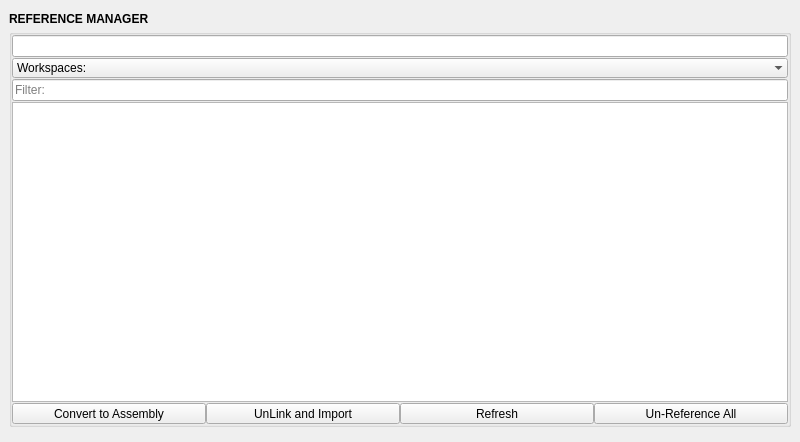
<?xml version="1.0" encoding="UTF-8"?>
<ui version="4.0">
 <class>QtUi</class>
 <widget class="QMainWindow" name="QtUi">
  <property name="enabled">
   <bool>true</bool>
  </property>
  <property name="geometry">
   <rect>
    <x>0</x>
    <y>0</y>
    <width>800</width>
    <height>442</height>
   </rect>
  </property>
  <property name="tabShape">
   <enum>QTabWidget::Triangular</enum>
  </property>
  <property name="dockNestingEnabled">
   <bool>true</bool>
  </property>
  <property name="dockOptions">
   <set>QMainWindow::AllowNestedDocks|QMainWindow::AllowTabbedDocks|QMainWindow::AnimatedDocks|QMainWindow::ForceTabbedDocks</set>
  </property>
  <widget class="QWidget" name="central_widget">
   <property name="minimumSize">
    <size>
     <width>800</width>
     <height>400</height>
    </size>
   </property>
   <layout class="QVBoxLayout" name="verticalLayout_2">
    <item>
     <layout class="QVBoxLayout" name="verticalLayout">
      <property name="spacing">
       <number>0</number>
      </property>
      <item>
       <widget class="Header" name="header">
        <property name="minimumSize">
         <size>
          <width>0</width>
          <height>20</height>
         </size>
        </property>
        <property name="font">
         <font>
          <weight>75</weight>
          <bold>true</bold>
         </font>
        </property>
        <property name="text">
         <string>REFERENCE MANAGER</string>
        </property>
       </widget>
      </item>
      <item>
       <widget class="QGroupBox" name="File">
        <property name="title">
         <string/>
        </property>
        <layout class="QVBoxLayout" name="verticalLayout_3">
         <property name="spacing">
          <number>1</number>
         </property>
         <property name="leftMargin">
          <number>0</number>
         </property>
         <property name="topMargin">
          <number>0</number>
         </property>
         <property name="rightMargin">
          <number>0</number>
         </property>
         <property name="bottomMargin">
          <number>0</number>
         </property>
         <item>
          <widget class="LineEdit" name="txt000"/>
         </item>
         <item>
          <widget class="ComboBox" name="cmb000">
           <property name="minimumSize">
            <size>
             <width>0</width>
             <height>20</height>
            </size>
           </property>
           <property name="maximumSize">
            <size>
             <width>16777215</width>
             <height>20</height>
            </size>
           </property>
           <property name="maxVisibleItems">
            <number>30</number>
           </property>
           <property name="sizeAdjustPolicy">
            <enum>QComboBox::AdjustToContentsOnFirstShow</enum>
           </property>
           <property name="frame">
            <bool>false</bool>
           </property>
           <item>
            <property name="text">
             <string>Workspaces:</string>
            </property>
           </item>
          </widget>
         </item>
         <item>
          <widget class="QLineEdit" name="txt001">
           <property name="toolTip">
            <string>&lt;html&gt;&lt;head/&gt;&lt;body&gt;&lt;p&gt;Enter text to filter the file list.&lt;/p&gt;&lt;p&gt;'text*' matches files starting with 'text', &lt;/p&gt;&lt;p&gt;'*text*' matches files containing 'text', &lt;/p&gt;&lt;p&gt;'*text' matches files ending with 'text', &lt;/p&gt;&lt;p&gt;?text' matches any file with a character followed by 'text'.&lt;/p&gt;&lt;/body&gt;&lt;/html&gt;</string>
           </property>
           <property name="placeholderText">
            <string>Filter:</string>
           </property>
          </widget>
         </item>
         <item>
          <widget class="TableWidget" name="tbl000">
           <property name="minimumSize">
            <size>
             <width>0</width>
             <height>300</height>
            </size>
           </property>
          </widget>
         </item>
         <item>
          <layout class="QGridLayout" name="gridLayout">
           <property name="spacing">
            <number>0</number>
           </property>
           <item row="1" column="4">
            <widget class="QPushButton" name="b002">
             <property name="minimumSize">
              <size>
               <width>0</width>
               <height>21</height>
              </size>
             </property>
             <property name="maximumSize">
              <size>
               <width>16777215</width>
               <height>21</height>
              </size>
             </property>
             <property name="toolTip">
              <string>Remove all referenced objects from the current scene.</string>
             </property>
             <property name="text">
              <string>Un-Reference All</string>
             </property>
            </widget>
           </item>
           <item row="1" column="1">
            <widget class="QPushButton" name="b005">
             <property name="minimumSize">
              <size>
               <width>0</width>
               <height>21</height>
              </size>
             </property>
             <property name="maximumSize">
              <size>
               <width>16777215</width>
               <height>21</height>
              </size>
             </property>
             <property name="toolTip">
              <string>&lt;html&gt;&lt;head/&gt;&lt;body&gt;&lt;p&gt;Convert all current references to assembly definitions and references.&lt;/p&gt;&lt;p&gt;This action is irreversible.&lt;/p&gt;&lt;/body&gt;&lt;/html&gt;</string>
             </property>
             <property name="text">
              <string>Convert to Assembly</string>
             </property>
            </widget>
           </item>
           <item row="1" column="2">
            <widget class="QPushButton" name="b003">
             <property name="minimumSize">
              <size>
               <width>0</width>
               <height>21</height>
              </size>
             </property>
             <property name="maximumSize">
              <size>
               <width>16777215</width>
               <height>21</height>
              </size>
             </property>
             <property name="toolTip">
              <string>&lt;html&gt;&lt;head/&gt;&lt;body&gt;&lt;p&gt;Convert all referenced objects to regular scene objects.&lt;/p&gt;&lt;p&gt;This action is irreversible.&lt;/p&gt;&lt;/body&gt;&lt;/html&gt;</string>
             </property>
             <property name="text">
              <string>UnLink and Import</string>
             </property>
            </widget>
           </item>
           <item row="1" column="3">
            <widget class="QPushButton" name="b004">
             <property name="minimumSize">
              <size>
               <width>0</width>
               <height>21</height>
              </size>
             </property>
             <property name="maximumSize">
              <size>
               <width>16777215</width>
               <height>21</height>
              </size>
             </property>
             <property name="toolTip">
              <string>&lt;html&gt;&lt;head/&gt;&lt;body&gt;&lt;p&gt;Refresh the list of references based on the current workspace and filter settings.&lt;/p&gt;&lt;p&gt;Also updates any references in the scene to their latest versions.&lt;/p&gt;&lt;/body&gt;&lt;/html&gt;</string>
             </property>
             <property name="text">
              <string>Refresh</string>
             </property>
            </widget>
           </item>
          </layout>
         </item>
        </layout>
       </widget>
      </item>
      <item>
       <spacer name="verticalSpacer">
        <property name="orientation">
         <enum>Qt::Vertical</enum>
        </property>
        <property name="sizeHint" stdset="0">
         <size>
          <width>0</width>
          <height>10</height>
         </size>
        </property>
       </spacer>
      </item>
     </layout>
    </item>
   </layout>
  </widget>
 </widget>
 <customwidgets>
  <customwidget>
   <class>Header</class>
   <extends>QLabel</extends>
   <header>uitk.widgets.header.Header.h</header>
  </customwidget>
  <customwidget>
   <class>TableWidget</class>
   <extends>QTableWidget</extends>
   <header>uitk.widgets.tableWidget.TableWidget.h</header>
  </customwidget>
  <customwidget>
   <class>LineEdit</class>
   <extends>QLineEdit</extends>
   <header>widgets.lineedit.h</header>
  </customwidget>
  <customwidget>
   <class>ComboBox</class>
   <extends>QComboBox</extends>
   <header>uitk.widgets.comboBox.ComboBox.h</header>
  </customwidget>
 </customwidgets>
 <resources/>
 <connections/>
 <designerdata>
  <property name="gridDeltaX">
   <number>5</number>
  </property>
  <property name="gridDeltaY">
   <number>5</number>
  </property>
  <property name="gridSnapX">
   <bool>true</bool>
  </property>
  <property name="gridSnapY">
   <bool>true</bool>
  </property>
  <property name="gridVisible">
   <bool>true</bool>
  </property>
 </designerdata>
</ui>
